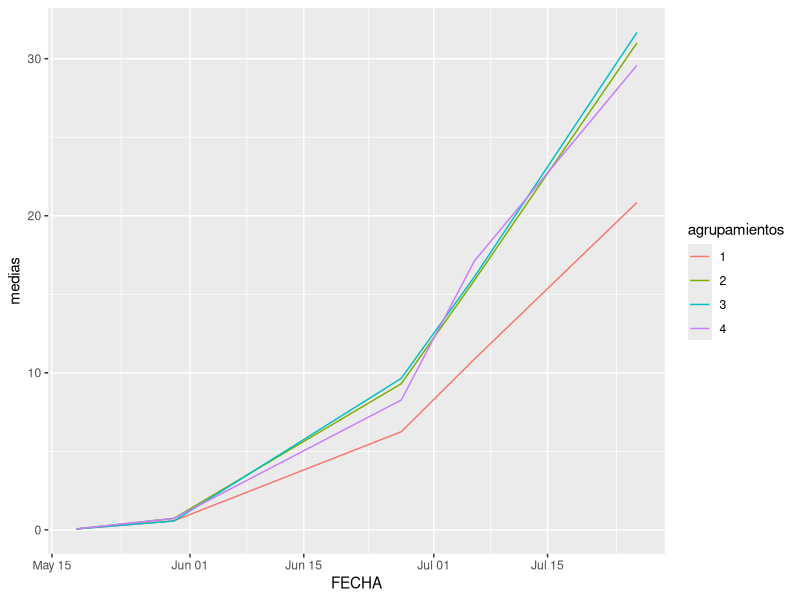
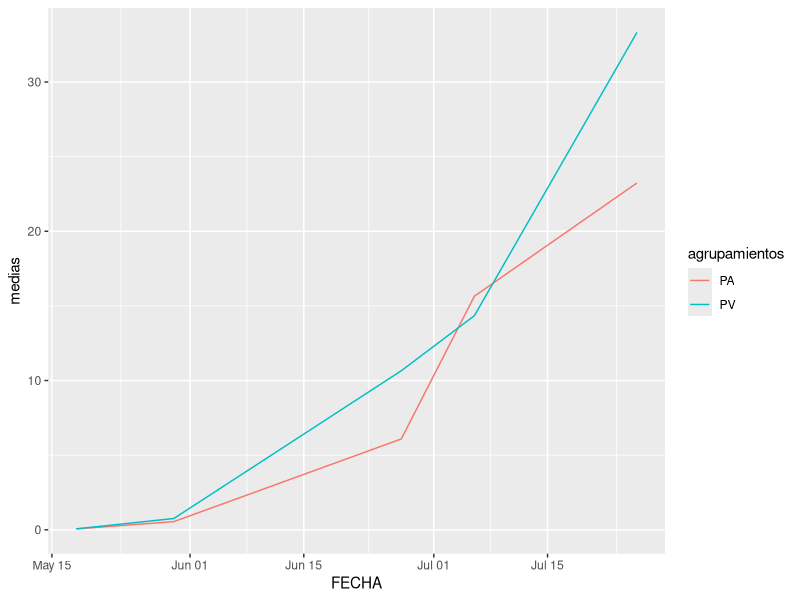
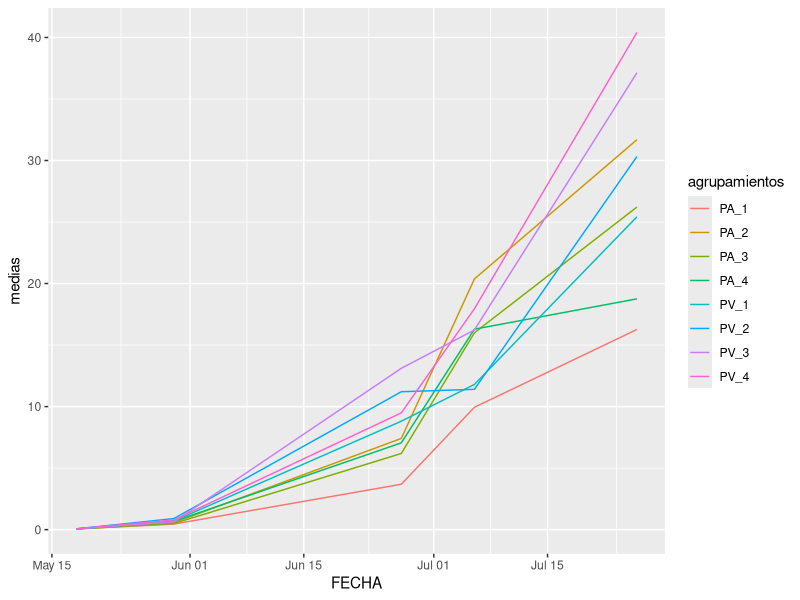
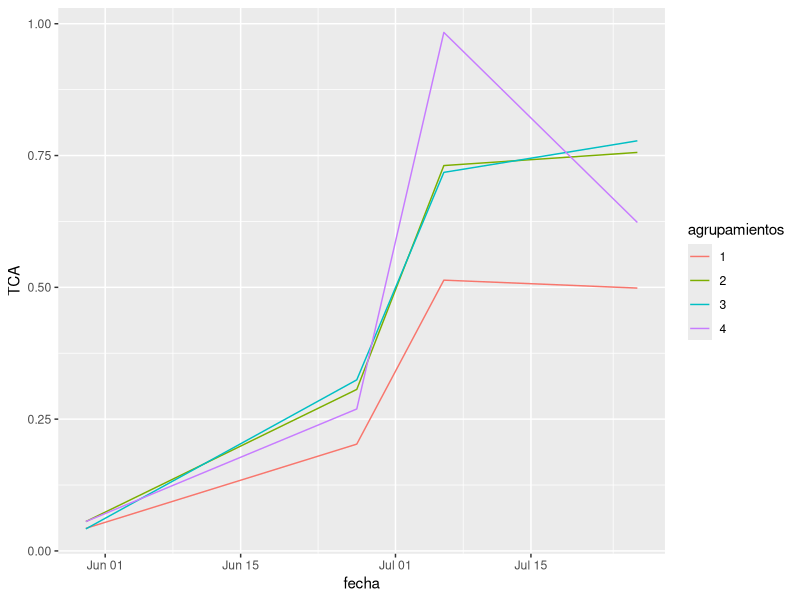
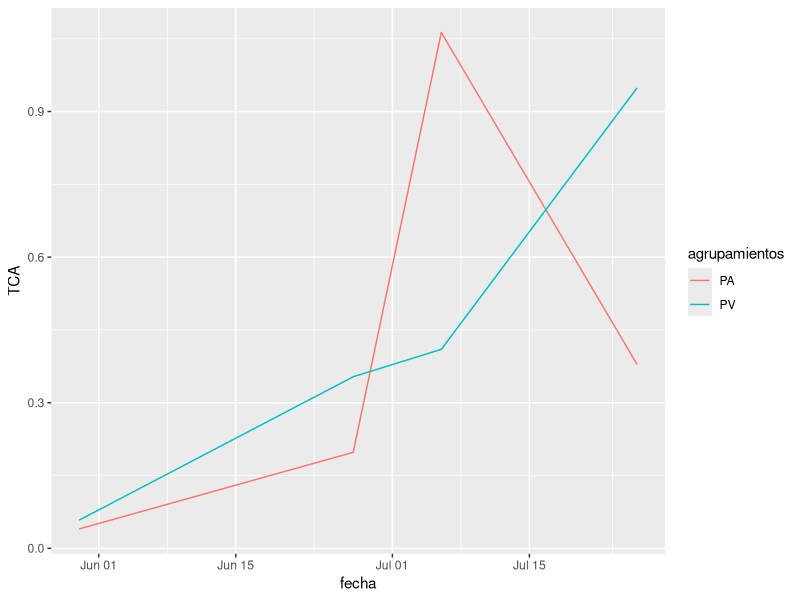
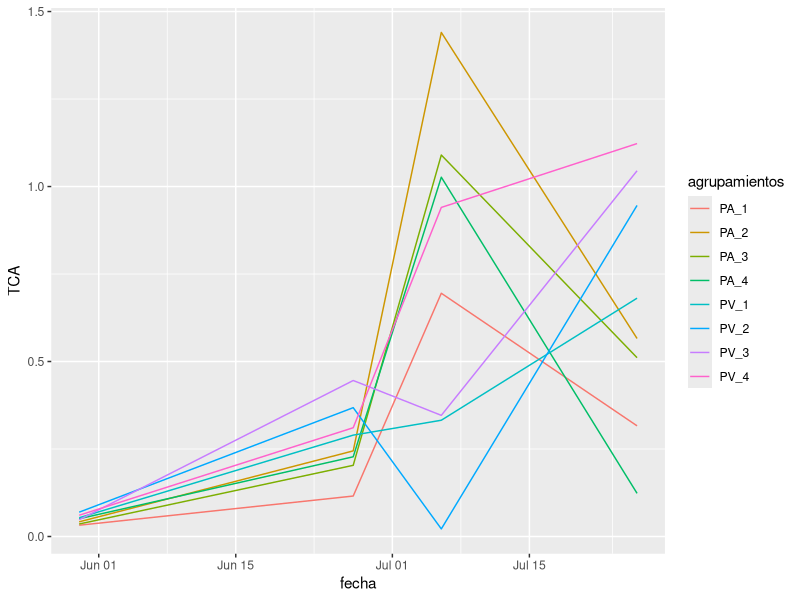
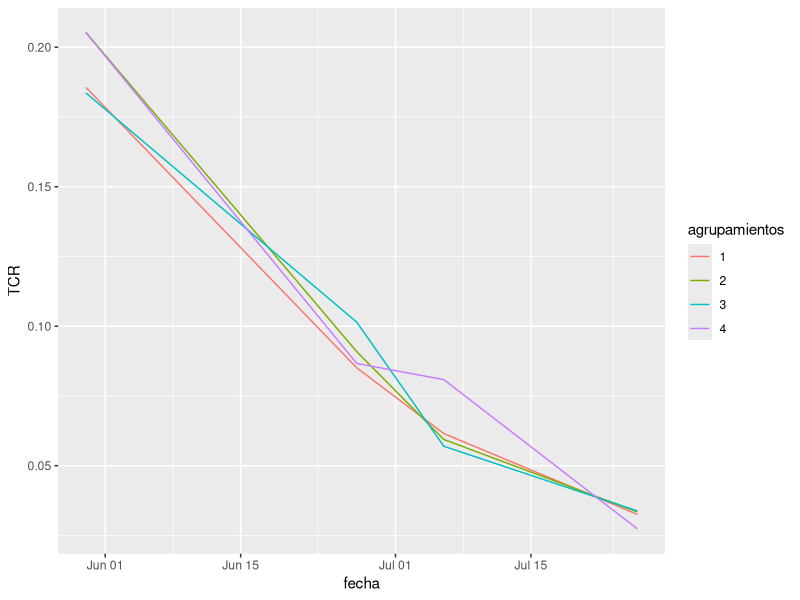
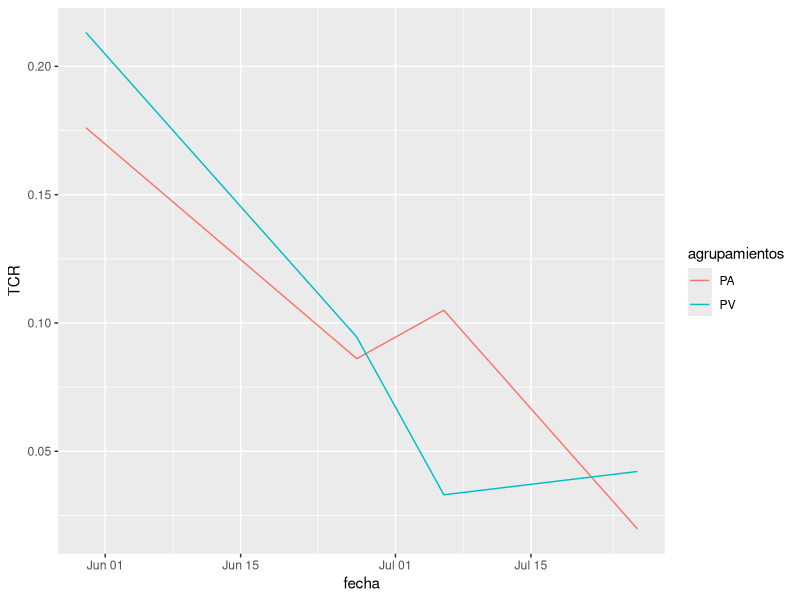

These figures' R source, in order:
## ---- chunk 1
resumir2fat<-function(fat1, 
                      fat2, 
                      resp,
                      trat,
                      df
){
  nf1<-unique(fat1)
  nf2<-unique(fat2)
  alltrat<-unique(trat)
  
  medias<-c()
  Desvio_Standar<-c()
  numero<-c()
  ag<-c()
  
  for (f1 in nf1){
    ag<-c(ag, 'dosis')
    medias<-c(medias, mean(resp[fat1==f1]))
    Desvio_Standar<-c(Desvio_Standar, sd(resp[fat1==f1]))
    numero<-c(numero, sum(with(df, fat1==f1)))
  }
 
  for (f2 in nf2){
    ag<-c(ag, 'variedad')
    medias<-c(medias, mean(resp[fat2==f2]))
    Desvio_Standar<-c(Desvio_Standar, sd(resp[fat2==f2]))
    numero<-c(numero, sum(with(df, fat2==f2)))
  }
  for (t in alltrat){
    ag<-c(ag, 'tratamientos')
    medias<-c(medias, mean(resp[trat==t]))
    Desvio_Standar<-c(Desvio_Standar, sd(resp[trat==t]))
    numero<-c(numero, sum(with(df, trat==t)))
  }
  agrupamientos<-c(nf1, nf2, alltrat)
  CV<-(Desvio_Standar/medias)*100
  return(data.frame(ag, agrupamientos, numero, medias, Desvio_Standar, CV))
}
## ---- chunk 2
### Fecha 1
MS30May<-read.csv("MS30May.csv", header=TRUE, sep=",", dec=",")

nv<-c()

for (i in MS30May$Var){
  if (i==1){
    nv<-c(nv, 'PA')
  } else {
    nv<-c(nv, 'PV')
  }
}

MS30May["NV"]<-nv

MS30May["Tratamientos"]<-paste(MS30May$NV, MS30May$Dosis, sep="_") #esto agrega una columna con el nombre del tratamiento

### Fecha 2
MS27Jun<-read.csv("MS27Jun.csv", header=TRUE, sep=",", dec=",")

nv<-c()

for (i in MS27Jun$Var){
  if (i==1){
    nv<-c(nv, 'PA')
  } else {
    nv<-c(nv, 'PV')
  }
}

MS27Jun["NV"]<-nv

MS27Jun["Tratamientos"]<-paste(MS27Jun$NV, MS27Jun$Dosis, sep="_") #esto agrega una columna con el nombre del tratamiento

### Fecha 3
MS06Jul<-read.csv("MS06Jul.csv", header=TRUE, sep=",", dec=",")

nv<-c()

for (i in MS06Jul$Var){
  if (i==1){
    nv<-c(nv, 'PA')
  } else {
    nv<-c(nv, 'PV')
  }
}

MS06Jul["NV"]<-nv

MS06Jul["Tratamientos"]<-paste(MS06Jul$NV, MS06Jul$Dosis, sep="_") #esto agrega una columna con el nombre del tratamiento

# Fecha 4
MS26Jul<-read.csv("MS26Jul.csv", header=TRUE, sep=",", dec=",")

nv<-c()

for (i in MS26Jul$Var){
  if (i==1){
    nv<-c(nv, 'PA')
  } else {
    nv<-c(nv, 'PV')
  }
}

MS26Jul["NV"]<-nv

MS26Jul["Tratamientos"]<-paste(MS26Jul$NV, MS26Jul$Dosis, sep="_") #esto agrega una columna con el nombre del tratamiento
## ---- chunk 3
MSPLE2<-read.csv("Plantines2.csv", header=TRUE, sep=",", dec=",")

nv<-c()

for (i in MSPLE2$Variedad){
  if (i==1){
    nv<-c(nv, 'PA')
  } else {
    nv<-c(nv, 'PV')
  }
}

MSPLE2["NV"]<-nv

MSPLE2<-rbind(MSPLE2, MSPLE2, MSPLE2, MSPLE2)

MSPLE2$Dosis<-c(1,1,1,1,1,1,1,1,
                2,2,2,2,2,2,2,2,
                3,3,3,3,3,3,3,3,
                4,4,4,4,4,4,4,4)
MSPLE2["Tratamientos"]<-paste(MSPLE2$NV, MSPLE2$Dosis, sep="_") #esto agrega una columna con el nombre del tratamiento

## ---- chunk 4
#fecha 0 -plantines- (obntiene el descriptivo y luego añade una columna con la fecha)
descPT18May<-resumir2fat(MSPLE2$Dosis, MSPLE2$NV, MSPLE2$PT, MSPLE2$Tratamientos, MSPLE2)

fecha<-c()
for (i in c(1:14)){
  fecha<-c(fecha, "2023-5-18")
}
fecha<-as.Date(fecha, format="%Y-%m-%d")

descPT18May$FECHA<-fecha



#fecha 1 (ontiene el descriptivo y luego añade una columna con la fecha)
descPT30May<-resumir2fat(MS30May$Dosis, MS30May$NV, MS30May$PesoT, MS30May$Tratamientos, MS30May)

fecha<-c()
for (i in c(1:14)){
  fecha<-c(fecha, "2023-5-30")
}
fecha<-as.Date(fecha, format="%Y-%m-%d")

descPT30May$FECHA<-fecha

#fecha 2 (ontiene el descriptivo y luego añade una columna con la fecha)
descPT27Jun<-resumir2fat(MS27Jun$Dosis, MS27Jun$NV, MS27Jun$PesoT, MS27Jun$Tratamientos, MS27Jun)

fecha<-c()
for (i in c(1:14)){
  fecha<-c(fecha, "2023-6-27")
}
fecha<-as.Date(fecha, format="%Y-%m-%d")

descPT27Jun$FECHA<-fecha

#fecha 3 (ontiene el descriptivo y luego añade una columna con la fecha)

descPT06Jul<-resumir2fat(MS06Jul$Dosis, MS06Jul$NV, MS06Jul$PesoT, MS06Jul$Tratamientos, MS06Jul)

fecha<-c()
for (i in c(1:14)){
  fecha<-c(fecha, "2023-7-6")
}
fecha<-as.Date(fecha, format="%Y-%m-%d")

descPT06Jul$FECHA<-fecha

#fecha 4 (ontiene el descriptivo y luego añade una columna con la fecha)

descPT26Jul<-resumir2fat(MS26Jul$Dosis, MS26Jul$NV, MS26Jul$PesoT, MS26Jul$Tratamientos, MS26Jul)

fecha<-c()
for (i in c(1:14)){
  fecha<-c(fecha, "2023-7-26")
}
fecha<-as.Date(fecha, format="%Y-%m-%d")

descPT26Jul$FECHA<-fecha
## ---- chunk 5
descPTe2<-rbind(descPT18May, descPT30May, descPT27Jun, descPT06Jul, descPT26Jul)

descPTe2
## ---- chunk 6
library(ggplot2)
library(patchwork)

g1<-ggplot(data= descPTe2[descPTe2$ag=='dosis',], aes(FECHA, medias, color=agrupamientos))+geom_line()
g2<-ggplot(data= descPTe2[descPTe2$ag=='variedad',], aes(FECHA, medias, color=agrupamientos))+geom_line()
g3<-ggplot(data= descPTe2[descPTe2$ag=='tratamientos',], aes(FECHA, medias, color=agrupamientos))+geom_line()

g1
g2
g3
## ---- chunk 7

TCA1<-(descPT30May$medias-descPT18May$medias)/as.integer(difftime(descPT30May$FECHA, descPT18May$FECHA, units='days'))

TCA2<-(descPT27Jun$medias-descPT30May$medias)/as.integer(difftime(descPT27Jun$FECHA, descPT30May$FECHA, units='days'))

TCA3<-(descPT06Jul$medias-descPT27Jun$medias)/as.integer(difftime(descPT06Jul$FECHA, descPT27Jun$FECHA, units='days'))

TCA4<-(descPT26Jul$medias-descPT06Jul$medias)/as.integer(difftime(descPT26Jul$FECHA, descPT06Jul$FECHA, units='days'))

TCA<-c(TCA1, TCA2, TCA3, TCA4)
fecha<-c(descPT30May$FECHA, 
         descPT27Jun$FECHA,
         descPT06Jul$FECHA,
         descPT26Jul$FECHA)
ag<-c(descPT30May$ag, 
         descPT27Jun$ag,
         descPT06Jul$ag,
         descPT26Jul$ag)
agrupamientos<-c(descPT30May$agrupamientos, 
         descPT27Jun$agrupamientos,
         descPT06Jul$agrupamientos,
         descPT26Jul$agrupamientos)
dfTCA<-data.frame(fecha, ag, agrupamientos, TCA)

dfTCA

## ---- chunk 8
library(ggplot2)
library(patchwork)

g1<-ggplot(data= dfTCA[dfTCA$ag=='dosis',], aes(fecha, TCA, color=agrupamientos))+geom_line()
g2<-ggplot(data= dfTCA[dfTCA$ag=='variedad',], aes(fecha, TCA, color=agrupamientos))+geom_line()
g3<-ggplot(data= dfTCA[dfTCA$ag=='tratamientos',], aes(fecha, TCA, color=agrupamientos))+geom_line()

g1
g2
g3
## ---- chunk 9
TCR1<-(log(descPT30May$medias)-log(descPT18May$medias))/as.integer(difftime(descPT30May$FECHA, descPT18May$FECHA, units='days'))

TCR2<-(log(descPT27Jun$medias)-log(descPT30May$medias))/as.integer(difftime(descPT27Jun$FECHA, descPT30May$FECHA, units='days'))

TCR3<-(log(descPT06Jul$medias)-log(descPT27Jun$medias))/as.integer(difftime(descPT06Jul$FECHA, descPT27Jun$FECHA, units='days'))

TCR4<-(log(descPT26Jul$medias)-log(descPT06Jul$medias))/as.integer(difftime(descPT26Jul$FECHA, descPT06Jul$FECHA, units='days'))

TCR<-c(TCR1, TCR2, TCR3, TCR4)


dfTCA$TCR<-c(TCR)
## ---- chunk 10
library(ggplot2)
library(patchwork)

g1<-ggplot(data= dfTCA[dfTCA$ag=='dosis',], aes(fecha, TCR, color=agrupamientos))+geom_line()
g2<-ggplot(data= dfTCA[dfTCA$ag=='variedad',], aes(fecha, TCR, color=agrupamientos))+geom_line()
g3<-ggplot(data= dfTCA[dfTCA$ag=='tratamientos',], aes(fecha, TCR, color=agrupamientos))+geom_line()

g1
g2
g3
## ---- chunk 11

regModelAF<- function(trat, AS, HM){
  #creamos vectores vacios para guardar cada parametro del modelo: ordenada al origen, pendiente de la recta, coefi. pearson de la ordenada y de la pendiente, r^2 y r^2 ajustado del modelo
    ord <-c() 
    prord<-c()
    pend<-c()
    prpend<-c()
    rsq<-c()
    radj<-c()
    tratamientos<-unique(trat)
    
    #El ciclo FOR va ir realizando una regresion por CADA TRATAMIENTO y guardando los datos en cada vector creado

for (i in tratamientos){
  HMT<-HM[trat== i] #PESO HOJAS MEDIDAS DEL TRATAMIENTO I
  AFT<-AS[trat== i] #AREA FOLIAR DE LAS HOJAS MEDIDAS DEL TRATAMIENTO I
  
  regresion<-summary(lm(AFT~HMT)) #SE EJECUTA LA REGRESION
  
  ord<-c(ord, regresion$coefficients[1,1]) #guarda el intercept del tratamiento i en un vector
  prord<-c(prord, regresion$coefficients[1,4]) #guarda el coeficiente de pearson de la ordenada para el tratamiento i
  pend<-c(pend, regresion$coefficients[2,1]) #guarda la pendiente del tratamiento i en un vector
  prpend<-c(prpend, regresion$coefficients[2,4]) #guarda el coeficiente de pearson de la pendienyte en el tratamiento i
  rsq<-c(rsq, regresion$r.squared) #guarda el r^2 del modelo al tratamiento i
  radj<-c(radj, regresion$adj.r.squared) #guarda el r^2 ajustado del modelo para el tratamiento i
}
    
 # creamos un data frame con los vectores

MAF<-data.frame(tratamientos, ord, prord, pend, prpend, rsq, radj)

return(MAF)
    
}

## ---- chunk 12
modeloAfFecha2<-regModelAF(MS27Jun$Tratamientos, MS27Jun$AS, MS27Jun$HM)

modeloAfFecha3<-regModelAF(MS06Jul$Tratamientos, MS06Jul$AS, MS06Jul$HM)

modeloAfFecha4<-regModelAF(MS26Jul$Tratamientos, MS26Jul$AS, MS26Jul$HM)

## ---- chunk 13

calcAf<-function(H, trat, MAF){
#Se recorre fila por fila calculando PH*PENDIENA + ORDENADA para obtener un vector con el area foliar

areasF<-c()

for (i in c(1:32)){
  ordenada<-MAF$ord[MAF$tratamientos== trat[i]]
  pendiente<-MAF$pend[MAF$tratamientos== trat[i]]
  pesohojas<-H[i]
  af<-ordenada + pendiente*pesohojas
  areasF<-c(areasF, af) 
}
 return(areasF)  
}

## ---- chunk 14
MS27Jun$A<-calcAf(MS27Jun$HM+MS27Jun$HSM, MS27Jun$Tratamientos, modeloAfFecha2)

MS06Jul$A<-calcAf(MS06Jul$HM+MS06Jul$HSM, MS06Jul$Tratamientos, modeloAfFecha3)

MS26Jul$A<-calcAf(MS26Jul$HM+MS26Jul$HSM, MS26Jul$Tratamientos, modeloAfFecha4)

## ---- chunk 15
descA18May<-resumir2fat(MSPLE2$Dosis, MSPLE2$NV, MSPLE2$A, MSPLE2$Tratamientos, MSPLE2)

descA30May<-resumir2fat(MS30May$Dosis, MS30May$NV, MS30May$A, MS30May$Tratamientos, MS30May)

descA27Jun<-resumir2fat(MS27Jun$Dosis, MS27Jun$NV, MS27Jun$A, MS27Jun$Tratamientos, MS27Jun)

descA06Jul<-resumir2fat(MS06Jul$Dosis, MS06Jul$NV, MS06Jul$A, MS06Jul$Tratamientos, MS06Jul)

descA26Jul<-resumir2fat(MS26Jul$Dosis, MS26Jul$NV, MS26Jul$A, MS26Jul$Tratamientos, MS26Jul)
## ---- chunk 16
descPTe2$AREAF<-c(descA18May$medias,
            descA30May$medias, 
            descA27Jun$medias, 
            descA06Jul$medias, 
            descA26Jul$medias)
## ---- chunk 17
library(ggplot2)
library(patchwork)

g1<-ggplot(data= descPTe2[descPTe2$ag=='dosis',], aes(FECHA, AREAF, color=agrupamientos))+geom_line()
g2<-ggplot(data= descPTe2[descPTe2$ag=='variedad',], aes(FECHA, AREAF, color=agrupamientos))+geom_line()
g3<-ggplot(data= descPTe2[descPTe2$ag=='tratamientos',], aes(FECHA, AREAF, color=agrupamientos))+geom_line()

g1
g2
g3
## ---- chunk 18
TAL1<-TCA1*((log(descA30May$medias)-log(descA18May$medias))/(descA30May$medias-descA18May$medias))

TAL2<-TCA2*((log(descA27Jun$medias)-log(descA30May$medias))/(descA27Jun$medias-descA30May$medias))

TAL3<-TCA3*((log(descA06Jul$medias)-log(descA27Jun$medias))/(descA06Jul$medias-descA27Jun$medias))

TAL4<-TCA4*((log(descA26Jul$medias)-log(descA06Jul$medias))/(descA26Jul$medias-descA06Jul$medias))

TAL<-c(TAL1, TAL2, TAL3, TAL4)


dfTCA$TAL<-TAL
## ---- chunk 19
library(ggplot2)
library(patchwork)

g1<-ggplot(data= dfTCA[dfTCA$ag=='dosis',], aes(fecha, TAL, color=agrupamientos))+geom_line()
g2<-ggplot(data= dfTCA[dfTCA$ag=='variedad',], aes(fecha, TAL, color=agrupamientos))+geom_line()
g3<-ggplot(data= dfTCA[dfTCA$ag=='tratamientos',], aes(fecha, TAL, color=agrupamientos))+geom_line()

g1
g2
g3
## ---- chunk 20
NE2<-read.csv('NutrientesE2.csv', header=T, sep=',', dec=',')

nv<-c()

for (i in NE2$variedad){
  if (i==1){
    nv<-c(nv, 'PA')
  } else {
    nv<-c(nv, 'PV')
  }
}

NE2["NV"]<-nv

NE2["Tratamientos"]<-paste(NE2$NV, NE2$dosis, sep="_") #esto agrega una columna con el nombre del tratamiento

## ---- chunk 21
#Obtener una estadistica descriptiva del nitrogeno para cada fecha

NE2$Medicion<-trimws(NE2$Medicion)

#fecha 1
NF<-NE2[NE2$Medicion =="PRIMERA",]

descN30May<-resumir2fat(NF$dosis, 
                        NF$NV, 
                        NF$N., 
                        NF$Tratamientos, 
                        NF)

fecha<-c()
for (i in c(1:14)){
  fecha<-c(fecha, "2023-5-30")
}
fecha<-as.Date(fecha, format="%Y-%m-%d")

descN30May$FECHA<-fecha

#fecha 2

NF<-NE2[NE2$Medicion =="SEGUNDA",]

descN27Jun<-resumir2fat(NF$dosis, 
                        NF$NV, 
                        NF$N., 
                        NF$Tratamientos, 
                        NF)

fecha<-c()
for (i in c(1:14)){
  fecha<-c(fecha, "2023-6-27")
}
fecha<-as.Date(fecha, format="%Y-%m-%d")

descN27Jun$FECHA<-fecha

#fecha 3

NF<-NE2[NE2$Medicion =="TERCERA",]

descN06Jul<-resumir2fat(NF$dosis, 
                        NF$NV, 
                        NF$N., 
                        NF$Tratamientos, 
                        NF)

fecha<-c()

for (i in c(1:14)){
  fecha<-c(fecha, "2023-7-6")
}
fecha<-as.Date(fecha, format="%Y-%m-%d")

descN06Jul$FECHA<-fecha
 
#fecha 4 
  NF<-NE2[NE2$Medicion =="CUARTA",]

descN26Jul<-resumir2fat(NF$dosis, 
                        NF$NV, 
                        NF$N., 
                        NF$Tratamientos, 
                        NF)

fecha<-c()
for (i in c(1:14)){
  fecha<-c(fecha, "2023-7-26")
}
fecha<-as.Date(fecha, format="%Y-%m-%d")

descN26Jul$FECHA<-fecha

#unir en un data frame

descNE2<-rbind(descN30May,
               descN27Jun,
               descN06Jul,
               descN26Jul)


## ---- chunk 22
library(ggplot2)
g1<-ggplot(descNE2[descNE2$ag=='dosis',], aes(FECHA, medias, color=agrupamientos))+geom_line()

g2<-ggplot(descNE2[descNE2$ag=='variedad',], aes(FECHA, medias, color=agrupamientos))+geom_line()

g3<-ggplot(descNE2[descNE2$ag=='tratamientos',], aes(FECHA, medias, color=agrupamientos))+geom_line()

g1
g2
g3
## ---- chunk 23
concN<-c(NA, NA, NA, NA, NA, NA, NA, NA, NA, NA, NA, NA, NA, NA,
         descNE2$medias)

descPTe2$Nx100<-concN

descPTe2$Nacu<-descPTe2$Nx100*descPTe2$medias

descPTe2

g1<-ggplot(descPTe2[descPTe2$ag=='dosis',], aes(FECHA, Nacu, color=agrupamientos))+geom_line()

g2<-ggplot(descPTe2[descPTe2$ag=='variedad',], aes(FECHA, Nacu, color=agrupamientos))+geom_line()

g3<-ggplot(descPTe2[descPTe2$ag=='tratamientos',], aes(FECHA, Nacu, color=agrupamientos))+geom_line()

g1
g2
g3
## ---- chunk 24
#Obtener una estadistica descriptiva del Fósforo para cada fecha

NE2$Medicion<-trimws(NE2$Medicion)

#fecha 1
NF<-NE2[NE2$Medicion =="PRIMERA",]

descP30May<-resumir2fat(NF$dosis, 
                        NF$NV, 
                        NF$P., 
                        NF$Tratamientos, 
                        NF)

fecha<-c()
for (i in c(1:14)){
  fecha<-c(fecha, "2023-5-30")
}
fecha<-as.Date(fecha, format="%Y-%m-%d")

descP30May$FECHA<-fecha

#fecha 2

NF<-NE2[NE2$Medicion =="SEGUNDA",]

descP27Jun<-resumir2fat(NF$dosis, 
                        NF$NV, 
                        NF$P., 
                        NF$Tratamientos, 
                        NF)

fecha<-c()
for (i in c(1:14)){
  fecha<-c(fecha, "2023-6-27")
}
fecha<-as.Date(fecha, format="%Y-%m-%d")

descP27Jun$FECHA<-fecha

#fecha 3

NF<-NE2[NE2$Medicion =="TERCERA",]

descP06Jul<-resumir2fat(NF$dosis, 
                        NF$NV, 
                        NF$P., 
                        NF$Tratamientos, 
                        NF)

fecha<-c()

for (i in c(1:14)){
  fecha<-c(fecha, "2023-7-6")
}
fecha<-as.Date(fecha, format="%Y-%m-%d")

descP06Jul$FECHA<-fecha
 
#fecha 4 
  NF<-NE2[NE2$Medicion =="CUARTA",]

descP26Jul<-resumir2fat(NF$dosis, 
                        NF$NV, 
                        NF$P., 
                        NF$Tratamientos, 
                        NF)

fecha<-c()
for (i in c(1:14)){
  fecha<-c(fecha, "2023-7-26")
}
fecha<-as.Date(fecha, format="%Y-%m-%d")

descP26Jul$FECHA<-fecha

#unir en un data frame

descPe1<-rbind(descP30May,
               descP27Jun,
               descP06Jul,
               descP26Jul)


## ---- chunk 25
library(ggplot2)
g1<-ggplot(descPe1[descPe1$ag=='dosis',], aes(FECHA, medias, color=agrupamientos))+geom_line()

g2<-ggplot(descPe1[descPe1$ag=='variedad',], aes(FECHA, medias, color=agrupamientos))+geom_line()

g3<-ggplot(descPe1[descPe1$ag=='tratamientos',], aes(FECHA, medias, color=agrupamientos))+geom_line()

g1
g2
g3
## ---- chunk 26
concP<-c(NA, NA, NA, NA, NA, NA, NA, NA, NA, NA, NA, NA, NA, NA,
         descPe1$medias)

descPTe2$Px100<-concP

descPTe2$Pacu<-descPTe2$Px100*descPTe2$medias

descPTe2

g1<-ggplot(descPTe2[descPTe2$ag=='dosis',], aes(FECHA, Pacu, color=agrupamientos))+geom_line()

g2<-ggplot(descPTe2[descPTe2$ag=='variedad',], aes(FECHA, Pacu, color=agrupamientos))+geom_line()

g3<-ggplot(descPTe2[descPTe2$ag=='tratamientos',], aes(FECHA, Pacu, color=agrupamientos))+geom_line()

g1
g2
g3
## ---- chunk 27
#Obtener una estadistica descriptiva del nitrogeno para cada fecha

NE2$Medicion<-trimws(NE2$Medicion)

#fecha 1
NF<-NE2[NE2$Medicion =="PRIMERA",]

descK30May<-resumir2fat(NF$dosis, 
                        NF$NV, 
                        NF$K., 
                        NF$Tratamientos, 
                        NF)

fecha<-c()
for (i in c(1:14)){
  fecha<-c(fecha, "2023-5-30")
}
fecha<-as.Date(fecha, format="%Y-%m-%d")

descK30May$FECHA<-fecha

#fecha 2

NF<-NE2[NE2$Medicion =="SEGUNDA",]

descK27Jun<-resumir2fat(NF$dosis, 
                        NF$NV, 
                        NF$K., 
                        NF$Tratamientos, 
                        NF)

fecha<-c()
for (i in c(1:14)){
  fecha<-c(fecha, "2023-6-27")
}
fecha<-as.Date(fecha, format="%Y-%m-%d")

descK27Jun$FECHA<-fecha

#fecha 3

NF<-NE2[NE2$Medicion =="TERCERA",]

descK06Jul<-resumir2fat(NF$dosis, 
                        NF$NV, 
                        NF$K., 
                        NF$Tratamientos, 
                        NF)

fecha<-c()

for (i in c(1:14)){
  fecha<-c(fecha, "2023-7-6")
}
fecha<-as.Date(fecha, format="%Y-%m-%d")

descK06Jul$FECHA<-fecha
 
#fecha 4 
  NF<-NE2[NE2$Medicion =="CUARTA",]

descK26Jul<-resumir2fat(NF$dosis, 
                        NF$NV, 
                        NF$K., 
                        NF$Tratamientos, 
                        NF)

fecha<-c()
for (i in c(1:14)){
  fecha<-c(fecha, "2023-7-26")
}
fecha<-as.Date(fecha, format="%Y-%m-%d")

descK26Jul$FECHA<-fecha

#unir en un data frame

descKe1<-rbind(descK30May,
               descK27Jun,
               descK06Jul,
               descK26Jul)


## ---- chunk 28
library(ggplot2)
g1<-ggplot(descKe1[descKe1$ag=='dosis',], aes(FECHA, medias, color=agrupamientos))+geom_line()

g2<-ggplot(descKe1[descKe1$ag=='variedad',], aes(FECHA, medias, color=agrupamientos))+geom_line()

g3<-ggplot(descKe1[descKe1$ag=='tratamientos',], aes(FECHA, medias, color=agrupamientos))+geom_line()

g1
g2
g3
## ---- chunk 29
concK<-c(NA, NA, NA, NA, NA, NA, NA, NA, NA, NA, NA, NA, NA, NA,
         descKe1$medias)

descPTe2$Kx100<-concK

descPTe2$Kacu<-descPTe2$Kx100*descPTe2$medias

descPTe2

g1<-ggplot(descPTe2[descPTe2$ag=='dosis',], aes(FECHA, Kacu, color=agrupamientos))+geom_line()

g2<-ggplot(descPTe2[descPTe2$ag=='variedad',], aes(FECHA, Kacu, color=agrupamientos))+geom_line()

g3<-ggplot(descPTe2[descPTe2$ag=='tratamientos',], aes(FECHA, Kacu, color=agrupamientos))+geom_line()

g1
g2
g3
## ---- chunk 30
#Obtener una estadistica descriptiva del nitrogeno para cada fecha

NE2$Medicion<-trimws(NE2$Medicion)

#fecha 1
NF<-NE2[NE2$Medicion =="PRIMERA",]

descCa30May<-resumir2fat(NF$dosis, 
                        NF$NV, 
                        NF$Ca., 
                        NF$Tratamientos, 
                        NF)

fecha<-c()
for (i in c(1:14)){
  fecha<-c(fecha, "2023-5-30")
}
fecha<-as.Date(fecha, format="%Y-%m-%d")

descCa30May$FECHA<-fecha

#fecha 2

NF<-NE2[NE2$Medicion =="SEGUNDA",]

descCa27Jun<-resumir2fat(NF$dosis, 
                        NF$NV, 
                        NF$Ca., 
                        NF$Tratamientos, 
                        NF)

fecha<-c()
for (i in c(1:14)){
  fecha<-c(fecha, "2023-6-27")
}
fecha<-as.Date(fecha, format="%Y-%m-%d")

descCa27Jun$FECHA<-fecha

#fecha 3

NF<-NE2[NE2$Medicion =="TERCERA",]

descCa06Jul<-resumir2fat(NF$dosis, 
                        NF$NV, 
                        NF$Ca., 
                        NF$Tratamientos, 
                        NF)

fecha<-c()

for (i in c(1:14)){
  fecha<-c(fecha, "2023-7-6")
}
fecha<-as.Date(fecha, format="%Y-%m-%d")

descCa06Jul$FECHA<-fecha
 
#fecha 4 
  NF<-NE2[NE2$Medicion =="CUARTA",]

descCa26Jul<-resumir2fat(NF$dosis, 
                        NF$NV, 
                        NF$Ca., 
                        NF$Tratamientos, 
                        NF)

fecha<-c()
for (i in c(1:14)){
  fecha<-c(fecha, "2023-7-26")
}
fecha<-as.Date(fecha, format="%Y-%m-%d")

descCa26Jul$FECHA<-fecha

#unir en un data frame

descCae1<-rbind(descCa30May,
               descCa27Jun,
               descCa06Jul,
               descCa26Jul)


## ---- chunk 31
library(ggplot2)
g1<-ggplot(descKe1[descCae1$ag=='dosis',], aes(FECHA, medias, color=agrupamientos))+geom_line()

g2<-ggplot(descKe1[descCae1$ag=='variedad',], aes(FECHA, medias, color=agrupamientos))+geom_line()

g3<-ggplot(descKe1[descCae1$ag=='tratamientos',], aes(FECHA, medias, color=agrupamientos))+geom_line()

g1
g2
g3
## ---- chunk 32
concK<-c(NA, NA, NA, NA, NA, NA, NA, NA, NA, NA, NA, NA, NA, NA,
         descCae1$medias)

descPTe2$Cax100<-concK

descPTe2$Caacu<-descPTe2$Cax100*descPTe2$medias

descPTe2

g1<-ggplot(descPTe2[descPTe2$ag=='dosis',], aes(FECHA, Caacu, color=agrupamientos))+geom_line()

g2<-ggplot(descPTe2[descPTe2$ag=='variedad',], aes(FECHA, Caacu, color=agrupamientos))+geom_line()

g3<-ggplot(descPTe2[descPTe2$ag=='tratamientos',], aes(FECHA, Caacu, color=agrupamientos))+geom_line()

g1
g2
g3
## ---- chunk 33
#Obtener una estadistica descriptiva del nitrogeno para cada fecha

NE2$Medicion<-trimws(NE2$Medicion)

#fecha 1
NF<-NE2[NE2$Medicion =="PRIMERA",]

descMg30May<-resumir2fat(NF$dosis, 
                        NF$NV, 
                        NF$Mg., 
                        NF$Tratamientos, 
                        NF)

fecha<-c()
for (i in c(1:14)){
  fecha<-c(fecha, "2023-5-30")
}
fecha<-as.Date(fecha, format="%Y-%m-%d")

descMg30May$FECHA<-fecha

#fecha 2

NF<-NE2[NE2$Medicion =="SEGUNDA",]

descMg27Jun<-resumir2fat(NF$dosis, 
                        NF$NV, 
                        NF$Mg., 
                        NF$Tratamientos, 
                        NF)

fecha<-c()
for (i in c(1:14)){
  fecha<-c(fecha, "2023-6-27")
}
fecha<-as.Date(fecha, format="%Y-%m-%d")

descMg27Jun$FECHA<-fecha

#fecha 3

NF<-NE2[NE2$Medicion =="TERCERA",]

descMg06Jul<-resumir2fat(NF$dosis, 
                        NF$NV, 
                        NF$Mg., 
                        NF$Tratamientos, 
                        NF)

fecha<-c()

for (i in c(1:14)){
  fecha<-c(fecha, "2023-7-6")
}
fecha<-as.Date(fecha, format="%Y-%m-%d")

descMg06Jul$FECHA<-fecha
 
#fecha 4 
  NF<-NE2[NE2$Medicion =="CUARTA",]

descMg26Jul<-resumir2fat(NF$dosis, 
                        NF$NV, 
                        NF$Mg., 
                        NF$Tratamientos, 
                        NF)

fecha<-c()
for (i in c(1:14)){
  fecha<-c(fecha, "2023-7-26")
}
fecha<-as.Date(fecha, format="%Y-%m-%d")

descMg26Jul$FECHA<-fecha

#unir en un data frame

descMge1<-rbind(descMg30May,
               descMg27Jun,
               descMg06Jul,
               descMg26Jul)


## ---- chunk 34
library(ggplot2)
g1<-ggplot(descKe1[descMge1$ag=='dosis',], aes(FECHA, medias, color=agrupamientos))+geom_line()

g2<-ggplot(descKe1[descMge1$ag=='variedad',], aes(FECHA, medias, color=agrupamientos))+geom_line()

g3<-ggplot(descKe1[descMge1$ag=='tratamientos',], aes(FECHA, medias, color=agrupamientos))+geom_line()

g1
g2
g3
## ---- chunk 35
concMg<-c(NA, NA, NA, NA, NA, NA, NA, NA, NA, NA, NA, NA, NA, NA,
         descKe1$medias)

descPTe2$Mgx100<-concMg

descPTe2$Mgacu<-descPTe2$Mgx100*descPTe2$medias

descPTe2

g1<-ggplot(descPTe2[descPTe2$ag=='dosis',], aes(FECHA, Mgacu, color=agrupamientos))+geom_line()

g2<-ggplot(descPTe2[descPTe2$ag=='variedad',], aes(FECHA, Mgacu, color=agrupamientos))+geom_line()

g3<-ggplot(descPTe2[descPTe2$ag=='tratamientos',], aes(FECHA, Mgacu, color=agrupamientos))+geom_line()

g1
g2
g3
